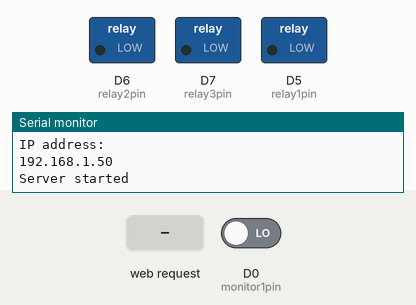
A sketch run on a simulated ESP8266 (NodeMCU). Shown: switched loads named in the sketch (green lamp = pin HIGH), the last lines printed to the serial monitor. The inputs (shaded band) are chosen by the test bench; at power-on: D0 (monitor1pin) LOW. WiFi joins after 1.5 s; servers stay silent unless stated.

Above: at 3.2 s.
3.3 s: HTTP request GET /relay1on received
At 4.5 s:
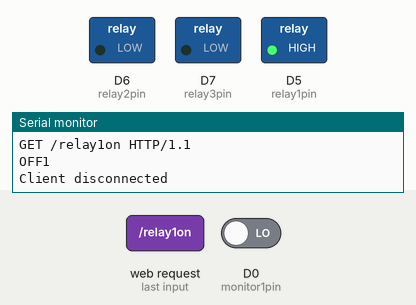
4.8 s: HTTP request GET /relay2on received
At 5.6 s:
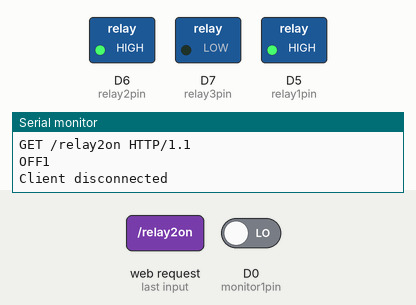
6.3 s: HTTP request GET /relay1off received
At 6.8 s:
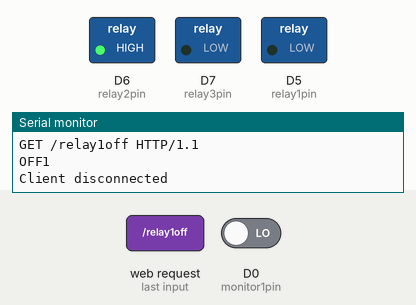
7.8 s: HTTP request GET /relay3on received
At 9.0 s:
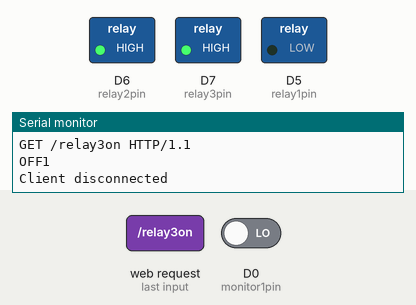
9.3 s: HTTP request GET /relay2off received
At 10.3 s:
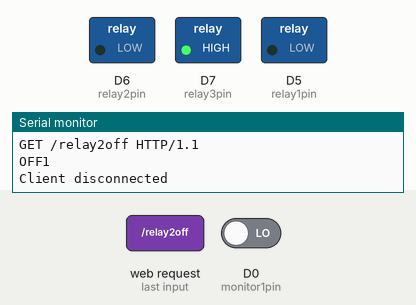
10.8 s: HTTP request GET /relay3off received
At 11.4 s:
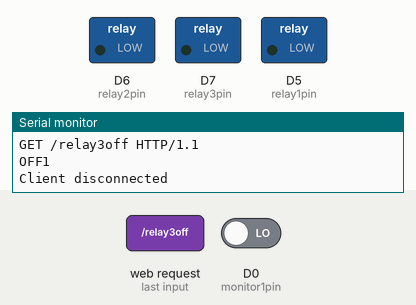
Timing chart, 0 to 13.3 s (numbered marks = the images above; inputs shaded):
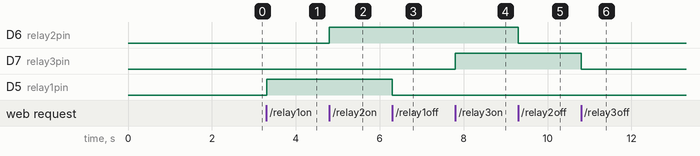

Measured:
- after the input at 3.3 s, D5 (relay1pin): LOW → HIGH at once
- after the input at 4.8 s, D6 (relay2pin): LOW → HIGH at once
- after the input at 6.3 s, D5 (relay1pin): HIGH → LOW at once
- after the input at 7.8 s, D7 (relay3pin): LOW → HIGH at once
- after the input at 9.3 s, D6 (relay2pin): HIGH → LOW at once
- after the input at 10.8 s, D7 (relay3pin): HIGH → LOW at once

The sketch:

nodemcu_program.ino
```cpp
#include <ESP8266WiFi.h>
#include <WiFiClient.h>
#include <ESP8266HTTPClient.h>

// Konfigurasi jaringan Wi-Fi
const char* ssid = "Baitul Maqdis";
const char* password = "BMBM6009";
const int relay1pin = D5;
const int relay2pin = D6;
const int relay3pin = D7;
const int monitor1pin = D0;
// Konfigurasi TCP/IP
WiFiServer server(80);
WiFiClient client;

void setup() {
  Serial.begin(115200);
  pinMode(relay1pin, OUTPUT); // pin D5 sebagai output untuk mengontrol relay
  pinMode(relay2pin, OUTPUT);
  pinMode(relay3pin, OUTPUT);
  pinMode(monitor1pin, INPUT);
  // Menghubungkan ke jaringan Wi-Fi
  WiFi.begin(ssid, password);
  while (WiFi.status() != WL_CONNECTED) {
    delay(1000);
    Serial.println("Connecting to WiFi...");
  }

  // Menampilkan alamat IP NodeMCU pada Serial Monitor
  Serial.println("");
  Serial.println("WiFi connected");
  Serial.println("IP address: ");
  Serial.println(WiFi.localIP());

  // Memulai server TCP/IP
  server.begin();
  Serial.println("Server started");
}

void loop() {
  // Menunggu koneksi dari client
  client = server.available();

  if (client) {
    Serial.println("New client connected");

    while (client.connected()) {
      // Membaca data yang diterima dari client
      String request = client.readStringUntil('\r');
      Serial.println(request);

      // Mengontrol relay sesuai dengan data yang diterima
      if (request.indexOf("/relay1on") != -1) {
        digitalWrite(relay1pin, HIGH);
      } else if (request.indexOf("/relay1off") != -1) {
        digitalWrite(relay1pin, LOW);
      }
       if (request.indexOf("/relay2on") != -1) {
        digitalWrite(relay2pin, HIGH);
      } else if (request.indexOf("/relay2off") != -1) {
        digitalWrite(relay2pin, LOW);
      }
       if (request.indexOf("/relay3on") != -1) {
        digitalWrite(relay3pin, HIGH);
      } else if (request.indexOf("/relay3off") != -1) {
        digitalWrite(relay3pin, LOW);
      }
      //monitor relay
       if (digitalRead(monitor1pin) == HIGH) {
       client.println("1");
       Serial.println("ON1");
      } else if(digitalRead(monitor1pin) == LOW){
       client.println("0");
       Serial.println("OFF1");
      }

      // Menampilkan status relay pada client
      client.println("HTTP/1.1 200 OK");
      client.println("Content-Type: text/html");
      client.println("");
      client.println("<!DOCTYPE HTML>");
      client.println("<html>");
      client.print("Relay is now: ");
      client.println(digitalRead(relay1pin) ? "ON" : "OFF");
      client.println(digitalRead(relay2pin) ? "ON" : "OFF");
      client.println(digitalRead(relay3pin) ? "ON" : "OFF");
      client.println("<br><br>");
      client.println("<a href=\"/on\"><button>ON</button></a>&nbsp;");
      client.println("<a href=\"/off\"><button>OFF</button></a>");
      client.println("</html>");
      break;
    }

    // Menutup koneksi dengan client
    client.stop();
    Serial.println("Client disconnected");
  }
}
```
